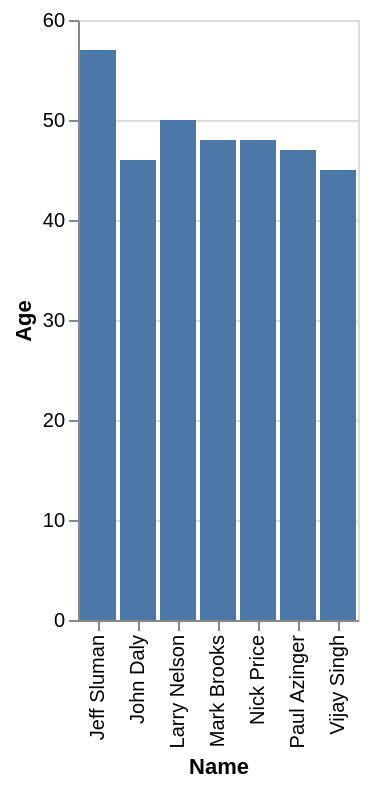

Describe this chart as a Vega-Lite specification.
### Vega-Lite specification from a JSON file in a GitHub repository (floating-point values rounded to 4 significant figures)
{"data": {"values": [{"x_data": "Jeff Sluman", "y_data": 57}, {"x_data": "John Daly", "y_data": 46}, {"x_data": "Larry Nelson", "y_data": 50}, {"x_data": "Mark Brooks", "y_data": 48}, {"x_data": "Nick Price", "y_data": 48}, {"x_data": "Paul Azinger", "y_data": 47}, {"x_data": "Vijay Singh", "y_data": 45}]}, "mark": "bar", "encoding": {"x": {"field": "x_data", "type": "nominal", "title": "Name", "sort": "ascending"}, "y": {"field": "y_data", "type": "quantitative", "title": "Age"}}}
